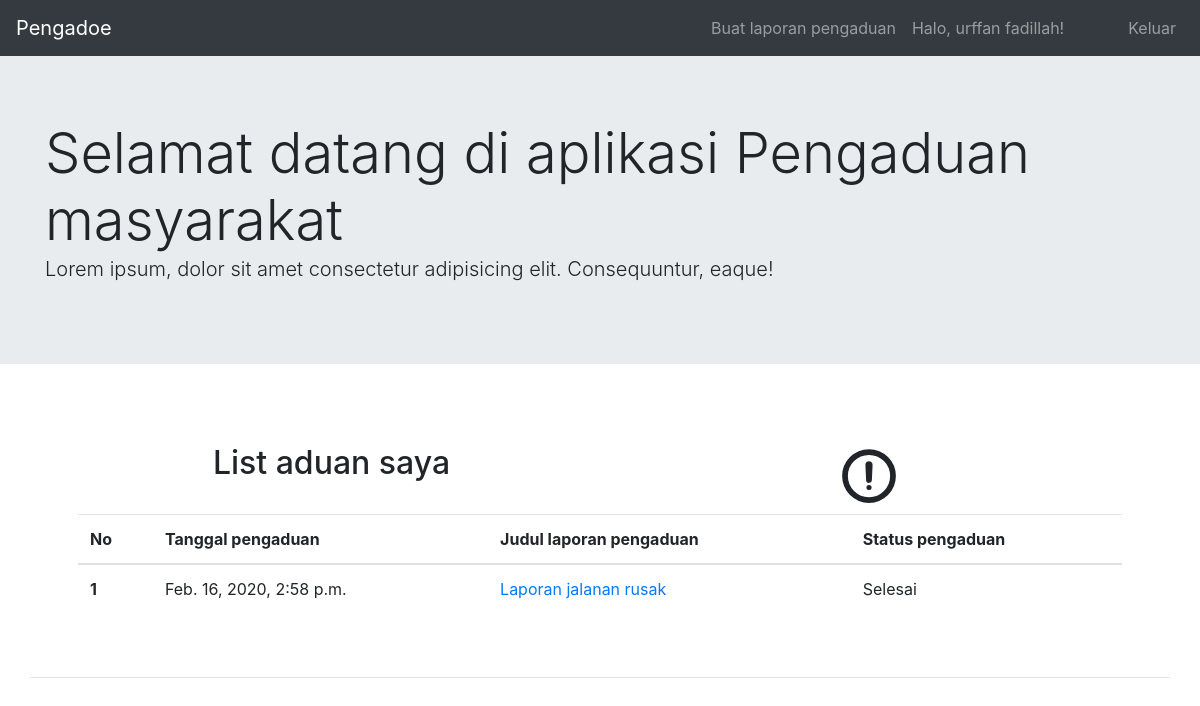
/ (signed in), run on the app's committed database.
### core/models.py (models this page shows, shortened)
class User(AbstractUser):
    nik         = models.CharField(max_length=16, null=True)
    nama        = models.CharField(max_length=50, null=False)
    telp        = models.CharField(max_length=13, null=False)
    level       = models.CharField(max_length=10, choices=LEVEL_CHOICES, default='masyarakat')
    def __str__(self):
        return self.nama

class Pengaduan(models.Model):
    tgl_pengaduan       = models.DateTimeField(auto_now_add=True)
    user                = models.ForeignKey(User, on_delete=models.CASCADE)
    judul               = models.CharField(max_length=100, null=True)
    isi_laporan         = models.TextField(blank=False)
    foto                = models.ImageField(upload_to='image', blank=False)
    slug                = models.SlugField(blank=True, editable=False)
    status_pengaduan    = models.BooleanField(default=True)
    status_verifikasi   = models.BooleanField(default=False)
    status_selesai      = models.BooleanField(default=False)

### pengadoe2/views.py (the view)
# urls.py: path('', home, name='home'),
def home(request):
    template    = 'home.html'
    context     = {
        'pengaduans':Pengaduan.objects.filter(status_pengaduan=True),
        'pengaduan_saya':Pengaduan.objects.filter(user=request.user),
        'pengaduan_terverifikasi':Pengaduan.objects.filter(status_verifikasi=True),
        'pengaduan_proses_selesai':Pengaduan.objects.filter(status_selesai=True).order_by('-tgl_pengaduan')
    }
    return render(request, template, context)

### templates/home.html (shortened to what this page needs)
{% extends 'base.html' %}
{% block content %}
{% include 'snippets/nav.html' %}
<div class="jumbotron jumbotron-fluid">
    <div class="container">
        <div class="display-4">Selamat datang di aplikasi Pengaduan masyarakat</div>
        <p class="lead">Lorem ipsum, dolor sit amet consectetur adipisicing elit. Consequuntur, eaque!</p>
    </div>
</div>
<div class="container-fluid">
    <div class="container p-5 border-bottom">
        {% if user.level == 'admin' or user.level == 'petugas' %}
        <div class="row text-center">
            <div class="col">
                <h2>List aduan yang belum terverifikasi dan validasi</h2>
            </div>
            <div class="col"><ion-icon name="alert-circle-outline"></ion-icon></div>
        </div>
        {% for pengaduan in pengaduans %}
            <ul>
                <li><a href="core/laporan/{{pengaduan.slug}}">{{ pengaduan.judul }}</a></li>
            </ul>
            {% empty %}
            <p class="lead text-center">
                Laporan kosong
            </p>
        {% endfor %}
        {% else %}
        <div class="row text-center">
            <div class="col">
                <h2>List aduan saya</h2>
            </div>
            <div class="col"><ion-icon name="alert-circle-outline"></ion-icon></div>
        </div>
        <table class="table">
            <thead>
                <tr>
                    <th scope="col">No</th>
                    <th scope="col">Tanggal pengaduan</th>
                    <th scope="col">Judul laporan pengaduan</th>
                    <th scope="col">Status pengaduan</th>
                </tr>
            </thead>
            <tbody>
                {% for pengaduan in pengaduan_saya %}
                <tr>
                    <th scope="row">{{ forloop.counter }}</th>
                    <td>{{ pengaduan.tgl_pengaduan }}</td>
                    <td><a href="core/laporan/{{pengaduan.slug}}">{{ pengaduan.judul }}</a></td>
                    <td>
                        {% if pengaduan.status_pengaduan == True %}
                        Pending
                        {% elif pengaduan.status_verifikasi == True %}
                        Proses
                        {% elif pengaduan.status_selesai == True %}
                        Selesai
                        {% endif %}
                    </td>
                </tr>
                {% empty %}
                <p class="lead text-center">
                    Laporan kosong
                </p>
                {% endfor %}
            </tbody>
        </table>
        {% endif %}
    </div>
    </div>
{% endblock %}

### templates/snippets/nav.html
<nav class="navbar navbar-expand-sm navbar-dark bg-dark">
    <a href="{% url 'home' %}" class="navbar-brand">Pengadoe</a>
    <div class="navbar-nav ml-auto">
        {% if user.level == 'admin' %}
        <a class="nav-item nav-link disable">Halo, {{user}}!</a>
        <a href="{% url 'signup' %}" class="nav-item nav-link">Registrasi Akun</a>
        <a href="{% url 'logout' %}" class="nav-item nav-link ml-5">Keluar</a>
        {% elif user.level == 'petugas' %}
        <a class="nav-item nav-link disable">Halo, {{user}}!</a>
        <a href="{% url 'logout' %}" class="nav-item nav-link ml-5">Keluar</a>
        {% elif user.level == 'masyarakat' %}
        <a href="{% url 'core:ajukan-pengaduan' %}" class="nav-item nav-link">Buat laporan pengaduan</a>
        <a class="nav-item nav-link disable">Halo, {{user}}!</a>
        <a href="{% url 'logout' %}" class="nav-item nav-link ml-5">Keluar</a>
        {% else %}
        <a href="{% url 'login' %}" class="nav-item nav-link">Masuk</a>
        {% endif %}
    </div>
</nav>

### templates/base.html (style rules this page uses)
ion-icon { font-size: 64px; --ionicon-stroke-width: 46px; }

### data on the page
User: nama "urffan fadillah"
Pengaduan: tgl_pengaduan "Feb. 16, 2020, 2:58 p.m.", judul "Laporan jalanan rusak", status_pengaduan "Selesai"
